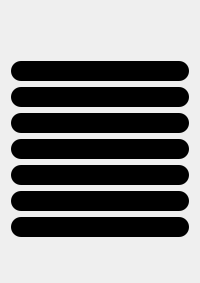
                 <widget class="QWidget" name="inceptionPL_SensorWidget" native="true">
                  <layout class="QVBoxLayout" name="verticalLayout_45">
                   <item>
                    <spacer name="verticalSpacer_7">
                     <property name="orientation">
                      <enum>Qt::Vertical</enum>
                     </property>
                     <property name="sizeType">
                      <enum>QSizePolicy::Fixed</enum>
                     </property>
                     <property name="sizeHint" stdset="0">
                      <size>
                       <width>20</width>
                       <height>50</height>
                      </size>
                     </property>
                    </spacer>
                   </item>
                   <item>
                    <widget class="QLabel" name="inception_sensor_8">
                     <property name="styleSheet">
                      <string notr="true">background-color: black;
border-radius: 10px;
min-width: 20px;
min-height: 20px;
</string>
                     </property>
                     <property name="text">
                      <string/>
                     </property>
                    </widget>
                   </item>
                   <item>
                    <widget class="QLabel" name="inception_sensor_9">
                     <property name="styleSheet">
                      <string notr="true">background-color: black;
border-radius: 10px;
min-width: 20px;
min-height: 20px;
</string>
                     </property>
                     <property name="text">
                      <string/>
                     </property>
                    </widget>
                   </item>
                   <item>
                    <widget class="QLabel" name="inception_sensor_10">
                     <property name="styleSheet">
                      <string notr="true">background-color: black;
border-radius: 10px;
min-width: 20px;
min-height: 20px;
</string>
                     </property>
                     <property name="text">
                      <string/>
                     </property>
                    </widget>
                   </item>
                   <item>
                    <widget class="QLabel" name="inception_sensor_11">
                     <property name="styleSheet">
                      <string notr="true">background-color: black;
border-radius: 10px;
min-width: 20px;
min-height: 20px;
</string>
                     </property>
                     <property name="text">
                      <string/>
                     </property>
                    </widget>
                   </item>
                   <item>
                    <widget class="QLabel" name="inception_sensor_12">
                     <property name="styleSheet">
                      <string notr="true">background-color: black;
border-radius: 10px;
min-width: 20px;
min-height: 20px;
</string>
                     </property>
                     <property name="text">
                      <string/>
                     </property>
                    </widget>
                   </item>
                   <item>
                    <widget class="QLabel" name="inception_sensor_13">
                     <property name="styleSheet">
                      <string notr="true">background-color: black;
border-radius: 10px;
min-width: 20px;
min-height: 20px;
</string>
                     </property>
                     <property name="text">
                      <string/>
                     </property>
                    </widget>
                   </item>
                   <item>
                    <widget class="QLabel" name="inception_sensor_14">
                     <property name="styleSheet">
                      <string notr="true">background-color: black;
border-radius: 10px;
min-width: 20px;
min-height: 20px;
</string>
                     </property>
                     <property name="text">
                      <string/>
                     </property>
                    </widget>
                   </item>
                   <item>
                    <spacer name="verticalSpacer_9">
                     <property name="orientation">
                      <enum>Qt::Vertical</enum>
                     </property>
                     <property name="sizeType">
                      <enum>QSizePolicy::Fixed</enum>
                     </property>
                     <property name="sizeHint" stdset="0">
                      <size>
                       <width>20</width>
                       <height>35</height>
                      </size>
                     </property>
                    </spacer>
                   </item>
                  </layout>
                 </widget>
